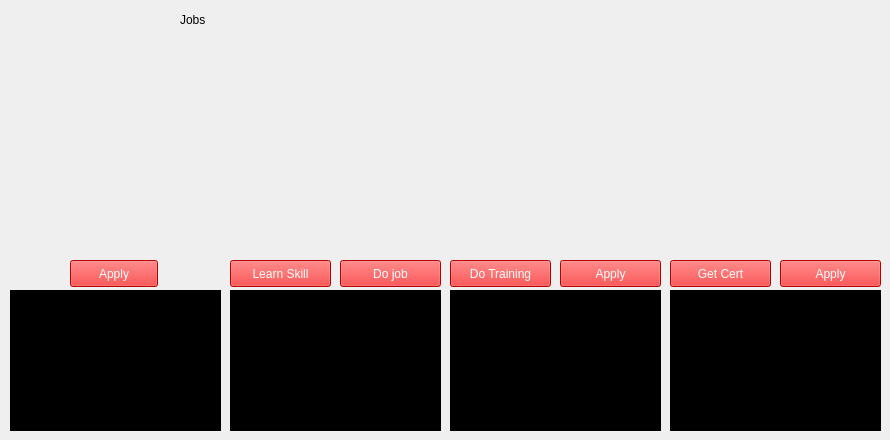
     <widget class="QWidget" name="jobsPage">
      <widget class="QLabel" name="label_8">
       <property name="geometry">
        <rect>
         <x>180</x>
         <y>10</y>
         <width>67</width>
         <height>19</height>
        </rect>
       </property>
       <property name="text">
        <string>Jobs</string>
       </property>
      </widget>
      <widget class="QWidget" name="widget_50" native="true">
       <property name="geometry">
        <rect>
         <x>670</x>
         <y>10</y>
         <width>211</width>
         <height>241</height>
        </rect>
       </property>
       <property name="styleSheet">
        <string notr="true">border-image: url(:/images/images/doctor.jpeg);</string>
       </property>
      </widget>
      <widget class="QWidget" name="widget_51" native="true">
       <property name="geometry">
        <rect>
         <x>450</x>
         <y>10</y>
         <width>211</width>
         <height>241</height>
        </rect>
       </property>
       <property name="styleSheet">
        <string notr="true">border-image: url(:/images/images/policeOfficer.png);</string>
       </property>
      </widget>
      <widget class="QWidget" name="widget_52" native="true">
       <property name="geometry">
        <rect>
         <x>230</x>
         <y>10</y>
         <width>211</width>
         <height>241</height>
        </rect>
       </property>
       <property name="styleSheet">
        <string notr="true">border-image: url(:/images/images/brickLaying.jpg);</string>
       </property>
      </widget>
      <widget class="QWidget" name="widget_53" native="true">
       <property name="geometry">
        <rect>
         <x>10</x>
         <y>10</y>
         <width>211</width>
         <height>241</height>
        </rect>
       </property>
       <property name="styleSheet">
        <string notr="true">border-image:url(:/images/images/hardlabour.jpg)</string>
       </property>
      </widget>
      <widget class="QPushButton" name="pushButton_4">
       <property name="geometry">
        <rect>
         <x>70</x>
         <y>260</y>
         <width>88</width>
         <height>27</height>
        </rect>
       </property>
       <property name="styleSheet">
        <string notr="true">background-color: red;
color: white;</string>
       </property>
       <property name="text">
        <string>Apply</string>
       </property>
      </widget>
      <widget class="QTextEdit" name="textEdit_6">
       <property name="geometry">
        <rect>
         <x>10</x>
         <y>290</y>
         <width>211</width>
         <height>141</height>
        </rect>
       </property>
       <property name="styleSheet">
        <string notr="true">border: none;
background-color:  black;
color:: white;
</string>
       </property>
       <property name="html">
        <string>&lt;!DOCTYPE HTML PUBLIC &quot;-//W3C//DTD HTML 4.0//EN&quot; &quot;http://www.w3.org/TR/REC-html40/strict.dtd&quot;&gt;
&lt;html&gt;&lt;head&gt;&lt;meta name=&quot;qrichtext&quot; content=&quot;1&quot; /&gt;&lt;style type=&quot;text/css&quot;&gt;
p, li { white-space: pre-wrap; }
&lt;/style&gt;&lt;/head&gt;&lt;body style=&quot; font-family:'Cantarell'; font-size:11pt; font-weight:400; font-style:normal;&quot;&gt;
&lt;p align=&quot;justify&quot; style=&quot; margin-top:0px; margin-bottom:0px; margin-left:0px; margin-right:0px; -qt-block-indent:0; text-indent:0px;&quot;&gt;&lt;span style=&quot; font-family:'Cantarell'; font-size:10pt; font-weight:600;&quot;&gt;Work duration:        &lt;/span&gt;&lt;span style=&quot; font-family:'Cantarell'; font-size:10pt;&quot;&gt;1cycle&lt;/span&gt;&lt;/p&gt;
&lt;p align=&quot;justify&quot; style=&quot; margin-top:0px; margin-bottom:0px; margin-left:0px; margin-right:0px; -qt-block-indent:0; text-indent:0px;&quot;&gt;&lt;span style=&quot; font-family:'Cantarell'; font-size:10pt; font-weight:600;&quot;&gt;wages: 	           &lt;/span&gt;&lt;span style=&quot; font-family:'Cantarell'; font-size:10pt;&quot;&gt;$100 /cycle&lt;/span&gt;&lt;/p&gt;
&lt;p align=&quot;justify&quot; style=&quot; margin-top:0px; margin-bottom:0px; margin-left:0px; margin-right:0px; -qt-block-indent:0; text-indent:0px;&quot;&gt;&lt;span style=&quot; font-family:'Cantarell'; font-size:10pt;&quot;&gt;tax:	         $10/cycle&lt;/span&gt;&lt;/p&gt;
&lt;p align=&quot;justify&quot; style=&quot; margin-top:0px; margin-bottom:0px; margin-left:0px; margin-right:0px; -qt-block-indent:0; text-indent:0px;&quot;&gt;&lt;span style=&quot; font-family:'Cantarell'; font-size:10pt;&quot;&gt;health: 	         -50/cycle&lt;/span&gt;&lt;/p&gt;
&lt;p align=&quot;justify&quot; style=&quot; margin-top:0px; margin-bottom:0px; margin-left:0px; margin-right:0px; -qt-block-indent:0; text-indent:0px;&quot;&gt;&lt;span style=&quot; font-family:'Cantarell'; font-size:10pt;&quot;&gt;energy:	         -50/cycle&lt;/span&gt;&lt;/p&gt;
&lt;p align=&quot;justify&quot; style=&quot; margin-top:0px; margin-bottom:0px; margin-left:0px; margin-right:0px; -qt-block-indent:0; text-indent:0px;&quot;&gt;&lt;span style=&quot; font-family:'Cantarell'; font-size:10pt;&quot;&gt;requirement:	         None&lt;/span&gt;&lt;/p&gt;&lt;/body&gt;&lt;/html&gt;</string>
       </property>
      </widget>
      <widget class="QPushButton" name="pushButton_5">
       <property name="geometry">
        <rect>
         <x>230</x>
         <y>260</y>
         <width>101</width>
         <height>27</height>
        </rect>
       </property>
       <property name="styleSheet">
        <string notr="true">background-color: red;
color: white;</string>
       </property>
       <property name="text">
        <string>Learn Skill</string>
       </property>
      </widget>
      <widget class="QPushButton" name="pushButton_6">
       <property name="geometry">
        <rect>
         <x>340</x>
         <y>260</y>
         <width>101</width>
         <height>27</height>
        </rect>
       </property>
       <property name="styleSheet">
        <string notr="true">background-color: red;
color: white;</string>
       </property>
       <property name="text">
        <string>Do job</string>
       </property>
      </widget>
      <widget class="QTextEdit" name="textEdit_7">
       <property name="geometry">
        <rect>
         <x>230</x>
         <y>290</y>
         <width>211</width>
         <height>141</height>
        </rect>
       </property>
       <property name="styleSheet">
        <string notr="true">border: none;
background-color:  black;
color:: white;
</string>
       </property>
       <property name="html">
        <string>&lt;!DOCTYPE HTML PUBLIC &quot;-//W3C//DTD HTML 4.0//EN&quot; &quot;http://www.w3.org/TR/REC-html40/strict.dtd&quot;&gt;
&lt;html&gt;&lt;head&gt;&lt;meta name=&quot;qrichtext&quot; content=&quot;1&quot; /&gt;&lt;style type=&quot;text/css&quot;&gt;
p, li { white-space: pre-wrap; }
&lt;/style&gt;&lt;/head&gt;&lt;body style=&quot; font-family:'Cantarell'; font-size:11pt; font-weight:400; font-style:normal;&quot;&gt;
&lt;p align=&quot;justify&quot; style=&quot; margin-top:0px; margin-bottom:0px; margin-left:0px; margin-right:0px; -qt-block-indent:0; text-indent:0px;&quot;&gt;&lt;span style=&quot; font-family:'Cantarell'; font-size:10pt;&quot;&gt;Work duration:        3 cycle&lt;/span&gt;&lt;/p&gt;
&lt;p align=&quot;justify&quot; style=&quot; margin-top:0px; margin-bottom:0px; margin-left:0px; margin-right:0px; -qt-block-indent:0; text-indent:0px;&quot;&gt;&lt;span style=&quot; font-family:'Cantarell'; font-size:10pt;&quot;&gt;wages: &lt;/span&gt;&lt;span style=&quot; font-family:'Cantarell'; font-size:10pt; font-weight:600;&quot;&gt;	           &lt;/span&gt;&lt;span style=&quot; font-family:'Cantarell'; font-size:10pt;&quot;&gt;$300 /cycle&lt;/span&gt;&lt;/p&gt;
&lt;p align=&quot;justify&quot; style=&quot; margin-top:0px; margin-bottom:0px; margin-left:0px; margin-right:0px; -qt-block-indent:0; text-indent:0px;&quot;&gt;&lt;span style=&quot; font-family:'Cantarell'; font-size:10pt;&quot;&gt;tax:	         $30/cycle&lt;/span&gt;&lt;/p&gt;
&lt;p align=&quot;justify&quot; style=&quot; margin-top:0px; margin-bottom:0px; margin-left:0px; margin-right:0px; -qt-block-indent:0; text-indent:0px;&quot;&gt;&lt;span style=&quot; font-family:'Cantarell'; font-size:10pt;&quot;&gt;health: 	         -40/cycle&lt;/span&gt;&lt;/p&gt;
&lt;p align=&quot;justify&quot; style=&quot; margin-top:0px; margin-bottom:0px; margin-left:0px; margin-right:0px; -qt-block-indent:0; text-indent:0px;&quot;&gt;&lt;span style=&quot; font-family:'Cantarell'; font-size:10pt;&quot;&gt;energy:	         -50/cycle&lt;/span&gt;&lt;/p&gt;
&lt;p align=&quot;justify&quot; style=&quot; margin-top:0px; margin-bottom:0px; margin-left:0px; margin-right:0px; -qt-block-indent:0; text-indent:0px;&quot;&gt;&lt;span style=&quot; font-family:'Cantarell'; font-size:10pt;&quot;&gt;training:	         2 cycle&lt;/span&gt;&lt;/p&gt;
&lt;p align=&quot;justify&quot; style=&quot; margin-top:0px; margin-bottom:0px; margin-left:0px; margin-right:0px; -qt-block-indent:0; text-indent:0px;&quot;&gt;&lt;span style=&quot; font-family:'Cantarell'; font-size:10pt;&quot;&gt;taining cost: 	         $200/cycle&lt;/span&gt;&lt;/p&gt;
&lt;p align=&quot;justify&quot; style=&quot; margin-top:0px; margin-bottom:0px; margin-left:0px; margin-right:0px; -qt-block-indent:0; text-indent:0px;&quot;&gt;&lt;span style=&quot; font-family:'Cantarell'; font-size:10pt;&quot;&gt;requirement:	         BrickLaying&lt;/span&gt;&lt;/p&gt;&lt;/body&gt;&lt;/html&gt;</string>
       </property>
      </widget>
      <widget class="QPushButton" name="pushButton_7">
       <property name="geometry">
        <rect>
         <x>560</x>
         <y>260</y>
         <width>101</width>
         <height>27</height>
        </rect>
       </property>
       <property name="styleSheet">
        <string notr="true">background-color: red;
color: white;</string>
       </property>
       <property name="text">
        <string>Apply</string>
       </property>
      </widget>
      <widget class="QPushButton" name="pushButton_8">
       <property name="geometry">
        <rect>
         <x>450</x>
         <y>260</y>
         <width>101</width>
         <height>27</height>
        </rect>
       </property>
       <property name="styleSheet">
        <string notr="true">background-color: red;
color: white;</string>
       </property>
       <property name="text">
        <string>Do Training</string>
       </property>
      </widget>
      <widget class="QTextEdit" name="textEdit_8">
       <property name="geometry">
        <rect>
         <x>450</x>
         <y>290</y>
         <width>211</width>
         <height>141</height>
        </rect>
       </property>
       <property name="styleSheet">
        <string notr="true">border: none;
background-color:  black;
color:: white;
</string>
       </property>
       <property name="html">
        <string>&lt;!DOCTYPE HTML PUBLIC &quot;-//W3C//DTD HTML 4.0//EN&quot; &quot;http://www.w3.org/TR/REC-html40/strict.dtd&quot;&gt;
&lt;html&gt;&lt;head&gt;&lt;meta name=&quot;qrichtext&quot; content=&quot;1&quot; /&gt;&lt;style type=&quot;text/css&quot;&gt;
p, li { white-space: pre-wrap; }
&lt;/style&gt;&lt;/head&gt;&lt;body style=&quot; font-family:'Cantarell'; font-size:11pt; font-weight:400; font-style:normal;&quot;&gt;
&lt;p align=&quot;justify&quot; style=&quot; margin-top:0px; margin-bottom:0px; margin-left:0px; margin-right:0px; -qt-block-indent:0; text-indent:0px;&quot;&gt;&lt;span style=&quot; font-family:'Cantarell'; font-size:10pt; font-weight:600;&quot;&gt;Work duration:        6 &lt;/span&gt;&lt;span style=&quot; font-family:'Cantarell'; font-size:10pt;&quot;&gt;cycle&lt;/span&gt;&lt;/p&gt;
&lt;p align=&quot;justify&quot; style=&quot; margin-top:0px; margin-bottom:0px; margin-left:0px; margin-right:0px; -qt-block-indent:0; text-indent:0px;&quot;&gt;&lt;span style=&quot; font-family:'Cantarell'; font-size:10pt; font-weight:600;&quot;&gt;wages: 	           &lt;/span&gt;&lt;span style=&quot; font-family:'Cantarell'; font-size:10pt;&quot;&gt;$600 /cycle&lt;/span&gt;&lt;/p&gt;
&lt;p align=&quot;justify&quot; style=&quot; margin-top:0px; margin-bottom:0px; margin-left:0px; margin-right:0px; -qt-block-indent:0; text-indent:0px;&quot;&gt;&lt;span style=&quot; font-family:'Cantarell'; font-size:10pt;&quot;&gt;tax:	         $50/cycle&lt;/span&gt;&lt;/p&gt;
&lt;p align=&quot;justify&quot; style=&quot; margin-top:0px; margin-bottom:0px; margin-left:0px; margin-right:0px; -qt-block-indent:0; text-indent:0px;&quot;&gt;&lt;span style=&quot; font-family:'Cantarell'; font-size:10pt;&quot;&gt;health: 	         -30/cycle&lt;/span&gt;&lt;/p&gt;
&lt;p align=&quot;justify&quot; style=&quot; margin-top:0px; margin-bottom:0px; margin-left:0px; margin-right:0px; -qt-block-indent:0; text-indent:0px;&quot;&gt;&lt;span style=&quot; font-family:'Cantarell'; font-size:10pt;&quot;&gt;energy:	         -50/cycle&lt;/span&gt;&lt;/p&gt;
&lt;p align=&quot;justify&quot; style=&quot; margin-top:0px; margin-bottom:0px; margin-left:0px; margin-right:0px; -qt-block-indent:0; text-indent:0px;&quot;&gt;&lt;span style=&quot; font-family:'Cantarell'; font-size:10pt;&quot;&gt;requirement:	         Police Training&lt;/span&gt;&lt;/p&gt;&lt;/body&gt;&lt;/html&gt;</string>
       </property>
      </widget>
      <widget class="QPushButton" name="pushButton_9">
       <property name="geometry">
        <rect>
         <x>780</x>
         <y>260</y>
         <width>101</width>
         <height>27</height>
        </rect>
       </property>
       <property name="styleSheet">
        <string notr="true">background-color: red;
color: white;</string>
       </property>
       <property name="text">
        <string>Apply</string>
       </property>
      </widget>
      <widget class="QPushButton" name="pushButton_10">
       <property name="geometry">
        <rect>
         <x>670</x>
         <y>260</y>
         <width>101</width>
         <height>27</height>
        </rect>
       </property>
       <property name="styleSheet">
        <string notr="true">background-color: red;
color: white;</string>
       </property>
       <property name="text">
        <string>Get Cert</string>
       </property>
      </widget>
      <widget class="QTextEdit" name="textEdit_9">
       <property name="geometry">
        <rect>
         <x>670</x>
         <y>290</y>
         <width>211</width>
         <height>141</height>
        </rect>
       </property>
       <property name="styleSheet">
        <string notr="true">border: none;
background-color:  black;
color:: white;
</string>
       </property>
       <property name="html">
        <string>&lt;!DOCTYPE HTML PUBLIC &quot;-//W3C//DTD HTML 4.0//EN&quot; &quot;http://www.w3.org/TR/REC-html40/strict.dtd&quot;&gt;
&lt;html&gt;&lt;head&gt;&lt;meta name=&quot;qrichtext&quot; content=&quot;1&quot; /&gt;&lt;style type=&quot;text/css&quot;&gt;
p, li { white-space: pre-wrap; }
&lt;/style&gt;&lt;/head&gt;&lt;body style=&quot; font-family:'Cantarell'; font-size:11pt; font-weight:400; font-style:normal;&quot;&gt;
&lt;p align=&quot;justify&quot; style=&quot; margin-top:0px; margin-bottom:0px; margin-left:0px; margin-right:0px; -qt-block-indent:0; text-indent:0px;&quot;&gt;&lt;span style=&quot; font-family:'Cantarell'; font-size:10pt; font-weight:600;&quot;&gt;Work duration:        &lt;/span&gt;&lt;span style=&quot; font-family:'Cantarell'; font-size:10pt;&quot;&gt;10 cycle&lt;/span&gt;&lt;/p&gt;
&lt;p align=&quot;justify&quot; style=&quot; margin-top:0px; margin-bottom:0px; margin-left:0px; margin-right:0px; -qt-block-indent:0; text-indent:0px;&quot;&gt;&lt;span style=&quot; font-family:'Cantarell'; font-size:10pt; font-weight:600;&quot;&gt;wages: 	           &lt;/span&gt;&lt;span style=&quot; font-family:'Cantarell'; font-size:10pt;&quot;&gt;$1000 /cycle&lt;/span&gt;&lt;/p&gt;
&lt;p align=&quot;justify&quot; style=&quot; margin-top:0px; margin-bottom:0px; margin-left:0px; margin-right:0px; -qt-block-indent:0; text-indent:0px;&quot;&gt;&lt;span style=&quot; font-family:'Cantarell'; font-size:10pt;&quot;&gt;tax:	         $90/cycle&lt;/span&gt;&lt;/p&gt;
&lt;p align=&quot;justify&quot; style=&quot; margin-top:0px; margin-bottom:0px; margin-left:0px; margin-right:0px; -qt-block-indent:0; text-indent:0px;&quot;&gt;&lt;span style=&quot; font-family:'Cantarell'; font-size:10pt;&quot;&gt;health: 	         -20/cycle&lt;/span&gt;&lt;/p&gt;
&lt;p align=&quot;justify&quot; style=&quot; margin-top:0px; margin-bottom:0px; margin-left:0px; margin-right:0px; -qt-block-indent:0; text-indent:0px;&quot;&gt;&lt;span style=&quot; font-family:'Cantarell'; font-size:10pt;&quot;&gt;energy:	         -50/cycle&lt;/span&gt;&lt;/p&gt;
&lt;p align=&quot;justify&quot; style=&quot; margin-top:0px; margin-bottom:0px; margin-left:0px; margin-right:0px; -qt-block-indent:0; text-indent:0px;&quot;&gt;&lt;span style=&quot; font-family:'Cantarell'; font-size:10pt;&quot;&gt;requirement:	         Medical Cert&lt;/span&gt;&lt;/p&gt;&lt;/body&gt;&lt;/html&gt;</string>
       </property>
      </widget>
     </widget>
